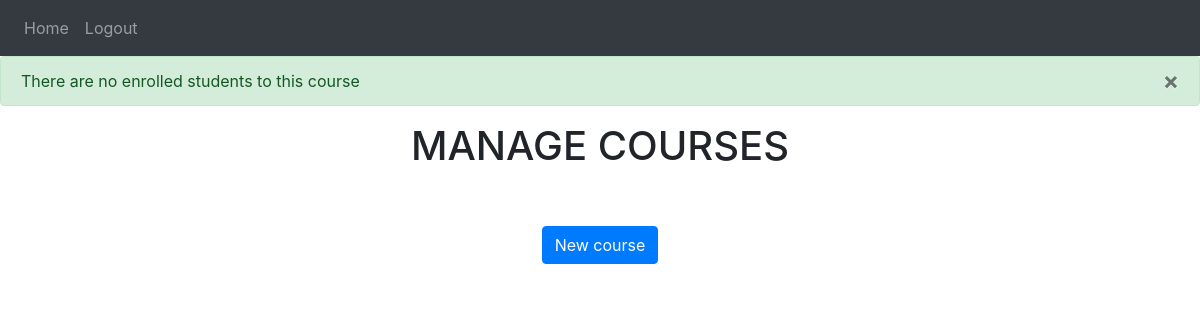
Before: /enrolled-students (signed in) with the older database file.
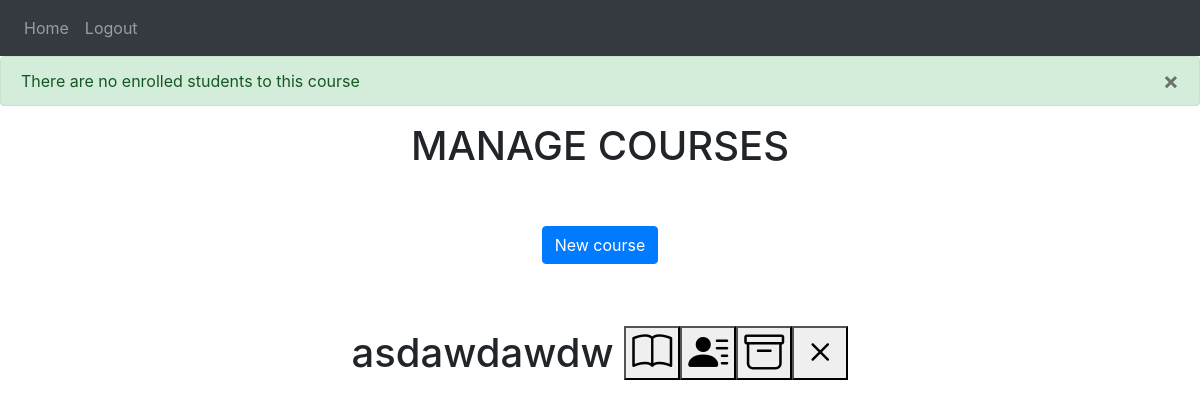
After: the same page with the newer database file.
### website/models.py (models this page shows)
class Course(db.Model, UserMixin):
    id = db.Column(db.Integer, primary_key=True)
    name = db.Column(db.String(100))
    description = db.Column(db.String(100))
    creator = db.Column(db.Integer, db.ForeignKey('user.id'))
    enroll_id = db.Column(db.Integer)
    material = db.relationship('Material')
    notification = db.relationship('Notification')
    assignment = db.relationship('Assignment')
    enroll = db.relationship('Enroll')

### website/manage.py (the view)
@manage.route('/enrolled-students', methods=['GET', 'POST'])
@login_required
def enrolledStudents():
        courseId=request.args.get("id")
        if courseId == '':
            flash('Wrong request', category='error')
        course=Course.query.get(courseId)
        enrolled=Enroll.query.filter_by(course_id=courseId)
        students=[]
        for single in enrolled :
            x= User.query.filter_by(id=single.user_id).first()
            students.append(x)
            print(str(x))
            print(students)
        if not students :
            flash('There are no enrolled students to this course', category='info')
            return render_template('teacher_manage_courses.html', user=current_user)
        return render_template('enrolled_students.html', user=current_user,course=course,students=students)

### website/templates/teacher_manage_courses.html
{% extends "base.html" %} {% block title %}Home{% endblock %} {% block content
    %}
    <h1 align="center">MANAGE COURSES
    <br />
    <br />
    <a href="/course-t" id="new course"><button class="btn btn-primary">New course</button></a>
    <br />
    <br />
    <ul class="list-group list-group-flush" id="courses">
        {% for course in user.course %}
        <li class="list-group-item">{{ course.name }}
            <a href="assignments-t" id="new_assignment"><button class ="bi bi-book" data-toggle="tooltip" data-placement="top" title="Manage Assignment"></button></a><button class ="bi bi-person-lines-fill" data-toggle="tooltip" data-placement="top" title="View enrolled students" onClick="enrolledStudents({{ course.id }})"></button><button class ="bi bi-archive" data-toggle="tooltip" data-placement="top" title="Manage Material"></button><button type="button" class="bi bi-x" data-toggle="tooltip" data-placement="top" title="Delete this course" onClick="deleteCourse({{ course.id }})"></button>
        </li>
        {% endfor %}
    </ul>
</h1>
    {% endblock %}

Changed rows visible on the page:
added Course: name "asdawdawdw"
